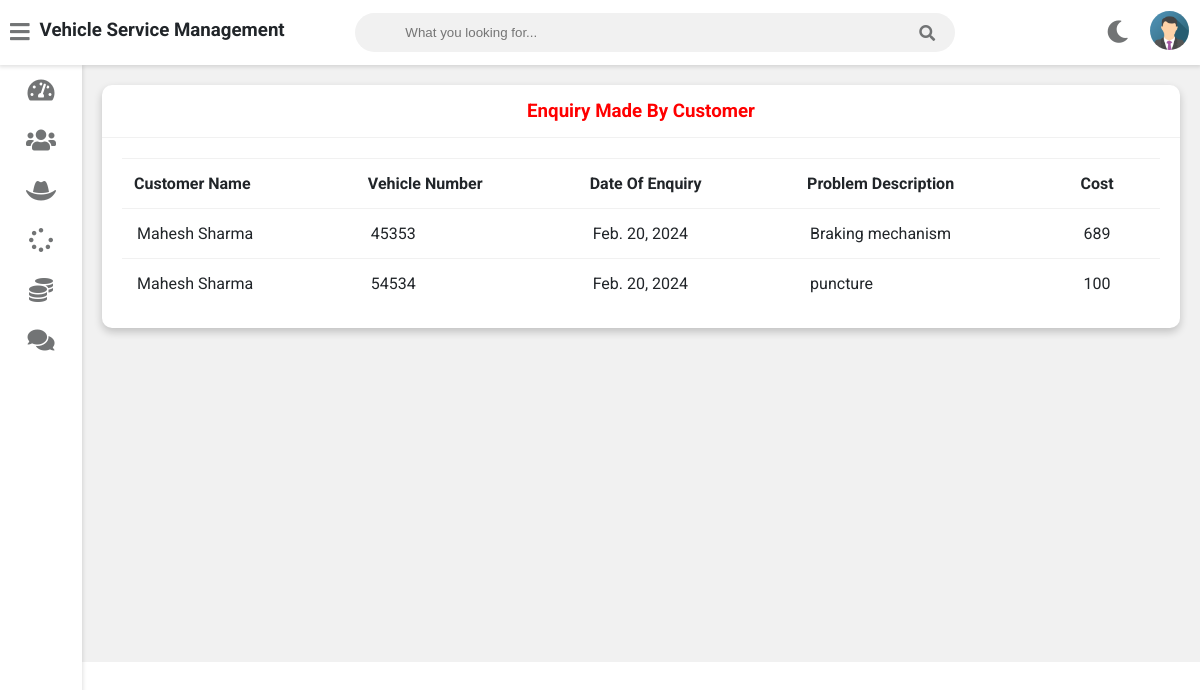
/admin-view-customer-enquiry (signed in), run on the app's committed database.
### vehicle/models.py (models this page shows, shortened)
class Customer(models.Model):
    user=models.OneToOneField(User,on_delete=models.CASCADE)
    profile_pic= models.ImageField(upload_to='profile_pic/CustomerProfilePic/',null=True,blank=True)
    address = models.CharField(max_length=40)
    mobile = models.CharField(max_length=20,null=False)
    @property
    def get_name(self):
        return self.user.first_name+" "+self.user.last_name

class Request(models.Model):
    cat=(('two wheeler with gear','two wheeler with gear'),('two wheeler without gear','two wheeler without gear'),('three wheeler','three wheeler'),('four wheeler','four wheeler'))
    category=models.CharField(max_length=50,choices=cat)
    vehicle_no=models.PositiveIntegerField(null=False)
    vehicle_name = models.CharField(max_length=40,null=False)
    vehicle_model = models.CharField(max_length=40,null=False)
    vehicle_brand = models.CharField(max_length=40,null=False)
    problem_description = models.CharField(max_length=500,null=False)
    date=models.DateField(auto_now=True)
    cost=models.PositiveIntegerField(null=True)
    customer=models.ForeignKey('Customer', on_delete=models.CASCADE,null=True)
    mechanic=models.ForeignKey('Mechanic',on_delete=models.CASCADE,null=True)
    stat=(('Pending','Pending'),('Approved','Approved'),('Repairing','Repairing'),('Repairing Done','Repairing Done'),('Released','Released'))
    status=models.CharField(max_length=50,choices=stat,default='Pending',null=True)

### vehicle/views.py (the view)
# urls.py: path('admin-view-customer-enquiry', views.admin_view_customer_enquiry_view,name='admin-view-customer-enquiry'),
@login_required(login_url='adminlogin')
def admin_view_customer_enquiry_view(request):
    enquiry=models.Request.objects.all().order_by('-id')
    customers=[]
    for enq in enquiry:
        customer=models.Customer.objects.get(id=enq.customer_id)
        customers.append(customer)
    return render(request,'vehicle/admin_view_customer_enquiry.html',{'data':zip(customers,enquiry)})

### templates/vehicle/admin_view_customer_enquiry.html
{% extends 'vehicle/adminbase.html' %}
{% block content %}
	<div class="wrapper">
		<div class="row">
			<div class="col-12 col-m-12 col-sm-12">
				<div class="card">
					<div class="card-header">
						<h3 style="color:red; text-align:center" >Enquiry Made By Customer
						</h3>
					</div>
					<div class="card-content">
						<table>
							<thead>
                <tr>
                  <th>Customer Name</th>
                  <th>Vehicle Number</th>
                  <th>Date Of Enquiry</th>
                  <th>Problem Description</th>
									<th>Cost</th>
                </tr>
							</thead>
							<tbody>
                {% for c,r in data %}
                <tr>
                  <td> {{c.get_name}}</td>
                  <td> {{r.vehicle_no}}</td>
                  <td> {{r.date}}</td>
                  <td>{{r.problem_description}}</td>
									<td>{{r.cost}}</td>
                </tr>
                {% endfor %}
							</tbody>
						</table>
					</div>
				</div>
			</div>
		</div>
<br><br><br><br><br><br><br><br><br><br><br><br><br><br><br><br>
	</div>
{% endblock content %}

### data on the page
Customer: get_name "Mahesh Sharma", vehicle_no "45353", date "Feb. 20, 2024", problem_description "Braking mechanism", cost "689", vehicle_no "54534", problem_description "puncture", cost "100"
